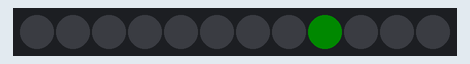
Simulated run of this sketch. Board: Arduino Uno, built with avr-gcc and run on an emulated ATmega328P. Parts: 12 RGB LEDs in strip order, left to right. Dim RGB values are drawn brighter than linear.

Above: at 8.84 s.
At 16.82 s:
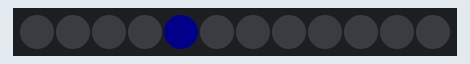
At 21.07 s:
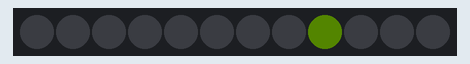
At 25.6 s:
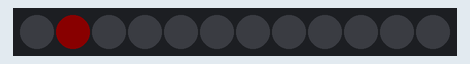
At 30.99 s:
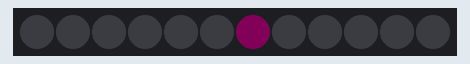
At 39.69 s:
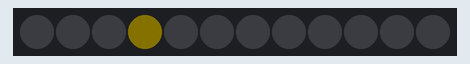

The sketch:

clock.ino
```cpp
#include "FastLED.h"
#define NUM_LEDS 12
#define DATA_PIN 0
CRGB leds[NUM_LEDS];


void setup() {
  FastLED.addLeds<WS2811, DATA_PIN, GRB>(leds, NUM_LEDS);
  FastLED.setBrightness(10);
}

void loop() {
  unsigned long ts = millis();
  int second = (ts / 1000) % 60;
  int c = (ts / 25) % 255;
  int ms = ts % 1000;
  for(int i = 0; i < NUM_LEDS; i++) {
    leds[i].fadeToBlackBy(1); // = CRGB::Black;
  }

  leds[mod(second+0, NUM_LEDS)] = ColorFromPalette(RainbowColors_p, c);
  //leds[mod(second+0, NUM_LEDS)].fadeLightBy(10 - cubicwave8((ms-500) * 0.255));
  FastLED.show();
}

int mod( int x, int y ){
   return x<0 ? ((x+1)%y)+y-1 : x%y;
}
```
